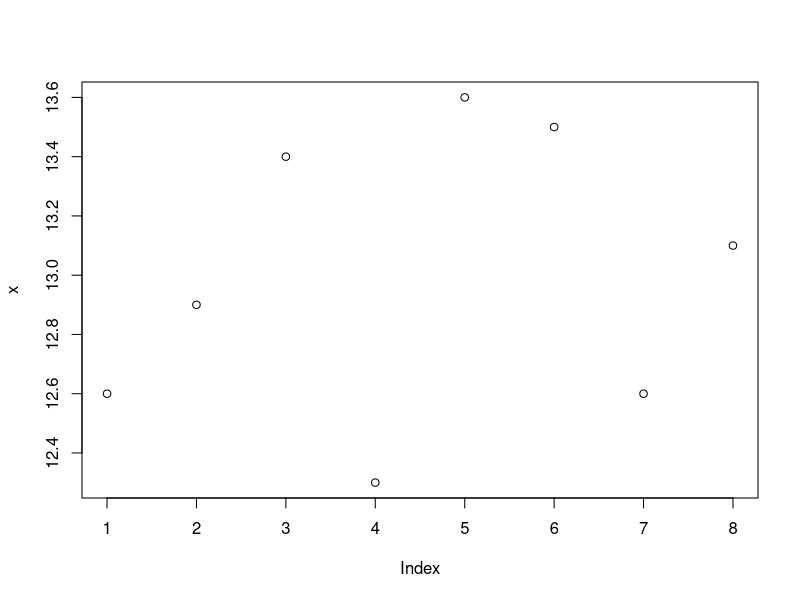

Write the R code that produced this figure.
## ---- chunk 1
x <- c(12.6,12.9,13.4,12.3,13.6,13.5,12.6,13.1)
# Verify the size of the data.
length(x)
# View the data to get a feel of it.
plot(x)
# Verify the analisys.
sum(x)
sum(x)/length(x)
# Do it the R way.
mean(x)
## ---- chunk 2
x
xb <- mean(x) ; xb

# compute and verify
x-xb
# Test your knoledge
sum(x-xb)
# sqared, note the extra brackets.
sum((x-xb)^2)
# this is why...
sum(x-xb)^2
# OH.

# Keep this around
n <- length(x) ; n

# skip a step
s2 <- sum((x-xb)^2)/(n-1) ; s2
## 0.2285714

## note the similarity between our equation above and what we just did.

# We will not be using the "short" hand calculation way in this class.

## sample standard deviation.
s <- sqrt(s2) ; s
## 0.4780914

# Verify with text.

# Verfy manual
# ?sd

# The R Way
sd(x)

## ---- chunk 3
#ch06 <- read.csv("http://raw.github.com/MiddelkoopT/Stats-2015-Spring/master/data/5e/ch06.csv",header=TRUE)
#nrow(ch06)
#names(ch06)
#x <- ch06$Table6.2 ; x
